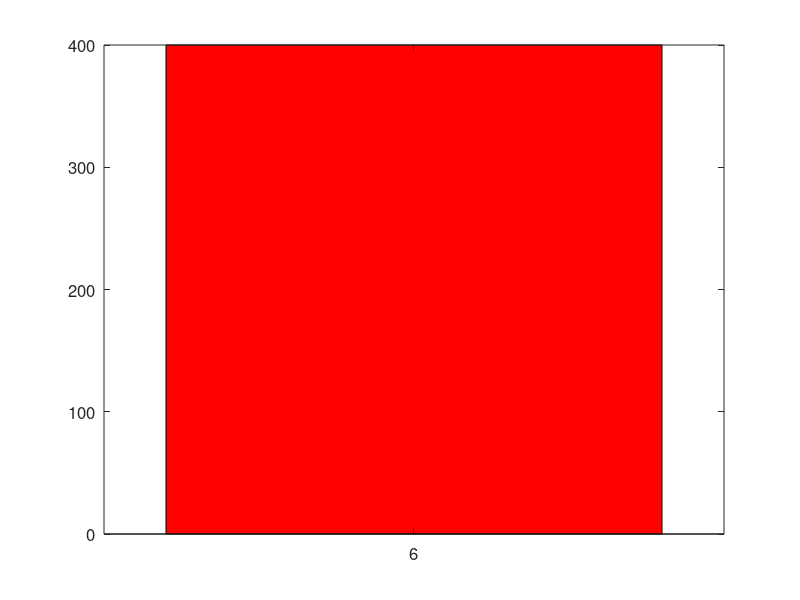

Here is the MATLAB script that generated this plot:
% Example: Imbalanced Distribution of Emotion Classes

% Define emotion labels
emotionLabels = {'Angry', 'Disgust', 'Fear', 'Happy', 'Sad', 'Surprise', 'Neutral'};

% Define the number of samples for each emotion class
% (Example values to illustrate imbalance)
numSamples = [500, 100, 600, 3000, 700, 400, 1500];

% Create a bar graph to visualize the distribution
figure;
bar(numSamples, 'FaceColor', [0.2, 0.6, 0.8]);
title('Imbalanced Distribution of Emotion Classes');
xlabel('Emotion Classes');
ylabel('Number of Samples');
xticklabels(emotionLabels);
grid on;

% Optional: Highlight the imbalance
for i = 1:length(numSamples)
    if numSamples(i) < mean(numSamples)
        bar(i, numSamples(i), 'r'); % Highlight minority classes in red
    end
end

% Show the plot
set(gca, 'FontSize', 12);
